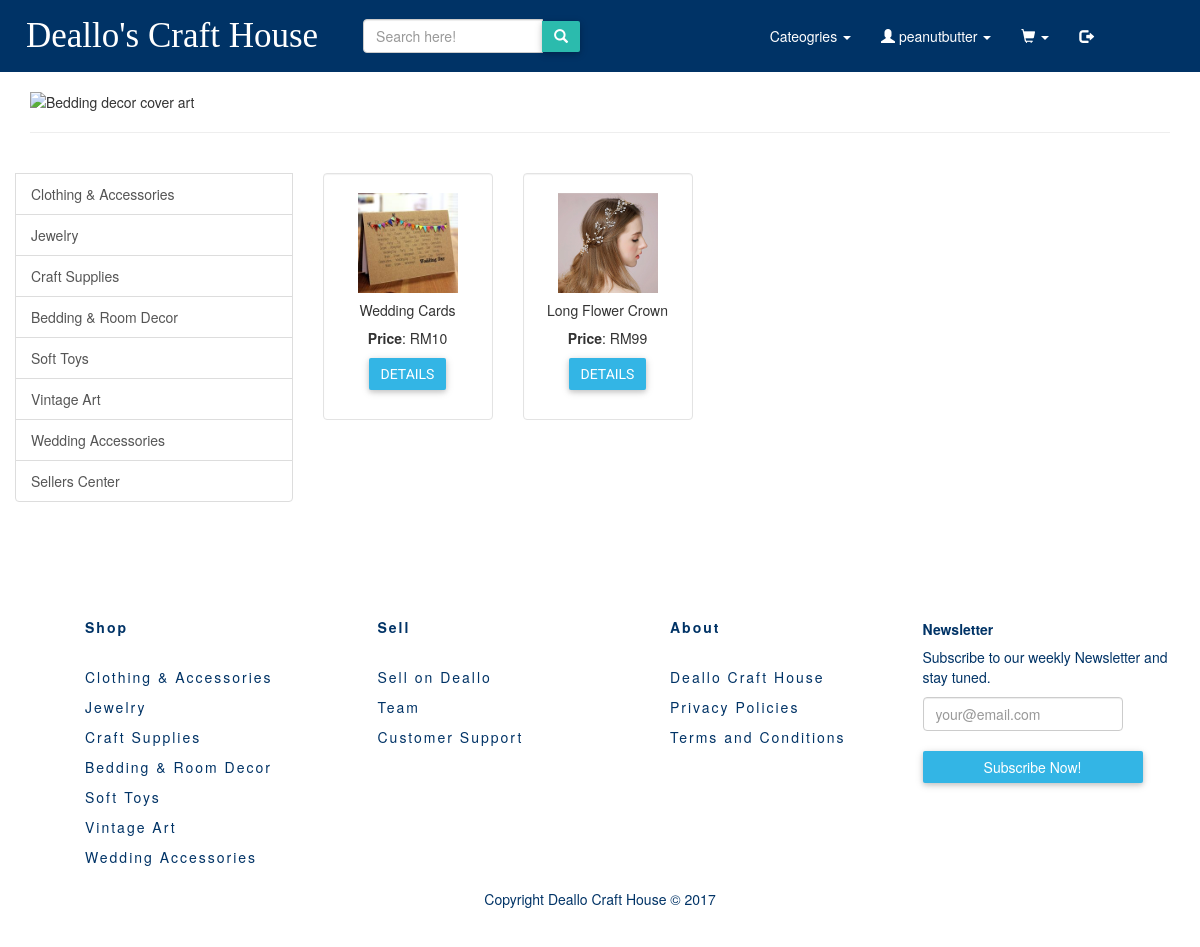
The app's page /pages/products/wedding.php (signed in) with its own data.
### tables this page shows
CREATE TABLE `product` (
  `id` int(11) NOT NULL,
  `name` varchar(80) NOT NULL,
  `summary` varchar(255) NOT NULL,
  `price` double NOT NULL,
  `quantity` varchar(10) NOT NULL,
  `image` varchar(100) NOT NULL,
  `product_owner` varchar(255) NOT NULL,
  `category` varchar(255) NOT NULL
);

### pages/products/wedding.php (the view, shortened to what this page needs)
<?php include '../../includes/product_config.php' ?>
<!DOCTYPE html>
<html>
<head>
	<link rel="stylesheet=" href="../styles/bootstrap/bootstrap.css">
    <link rel="stylesheet" href="https://maxcdn.bootstrapcdn.com/bootstrap/3.3.7/css/bootstrap.min.css">
    <link rel="stylesheet" type="text/css" href="../../styles/buttons.css"/>
    <link rel="stylesheet" type="text/css" href="../../styles/test.css"/>
    <link rel="stylesheet" type="text/css" href="../../styles/footer.css"/>
</head>
<body>
<?php include "../../templates/navbar_product_pages.php" ?>
<div class="container">
	<div class="row">
        <div class="col-lg-7 col-md-7 col-sm-12 col-xs-12 coverImage">
            <img src="../../images/cover-art/weddingCover.png" alt="Bedding decor cover art" height="100%" class="img-responsive" width="100%"/>
        </div>
    </div>
	<hr/>
	<div class="row">
		<div class="list-group col-lg-3 col-md-3 col-sm-5 col-xs-6">
    <br>
			<a href="clothingAcc.php" class="list-group-item">Clothing &amp; Accessories</a>
			<a href="jewelry.php" class="list-group-item">Jewelry</a>
			<a href="craftSupplies.php" class="list-group-item">Craft Supplies</a>
			<a href="bedding.php" class="list-group-item">Bedding &amp; Room Decor</a>
			<a href="softToys.php" class="list-group-item">Soft Toys</a>
			<a href="vintage.php" class="list-group-item">Vintage Art</a>
			<a href="wedding.php" class="list-group-item">Wedding Accessories</a>
			<a href="../myProducts.php" class="list-group-item">Sellers Center</a>
		</div>
		<br/>
	<div class="row" id="products" >
     <?php
        $stmt = $dbh->prepare('SELECT * FROM product WHERE category= "Wedding Accessories" LIMIT 4 OFFSET 0');
        if ($stmt->execute()) {
            while ($row = $stmt->fetch()) {
        ?>
          <div class="col-md-2">
          <div class="well" style="background-color: white;">
              <img src="../../images/product_images/<?php echo $row['image']; ?>" class="img-responsive mx-auto d-block" width="100px" height="100px" />
              <div class="text-center">
                <h5><?php echo $row['name'] ?></h5>
                <p><strong>Price</strong>: RM<?php echo $row['price'] ?><br/></p>
                <p>
                    <button type="button" class="btn btn-info" data-toggle="modal" data-target="#myModal-<?php echo $row['id'] ?>">Details</button>
                </p>
              </div>
          </div>
          </div>
        <?php
            }
        }
        ?>
        </div>
	</div>
	</div>
</body>
 <?php include "../../templates/footer_products.php" ?>
</html>

### styles/buttons.css (style rules this page uses)
button { font-family: 'Roboto', sans-serif; text-transform: uppercase; }
.btn { border-radius: 2px; border: 0; transition: .2s ease-out; color: #fff; box-shadow: 0 2px 5px 0 rgba(0, 0, 0, 0.16), 0 2px 10px 0 rgba(0, 0, 0, 0.12); }
.btn-info { background: #33b5e5; }

### styles/test.css (style rules this page uses)
body { background-color: #FFFFFF; }
a { color: inherit; }
.coverImage { width:100%; }
img { margin: auto; display: block; }

### records on screen
product: image (picture), name "Wedding Cards", price "10"
product: image (picture), name "Long Flower Crown", price "99"

### other values on screen
$_SESSION['username'] "peanutbutter"
